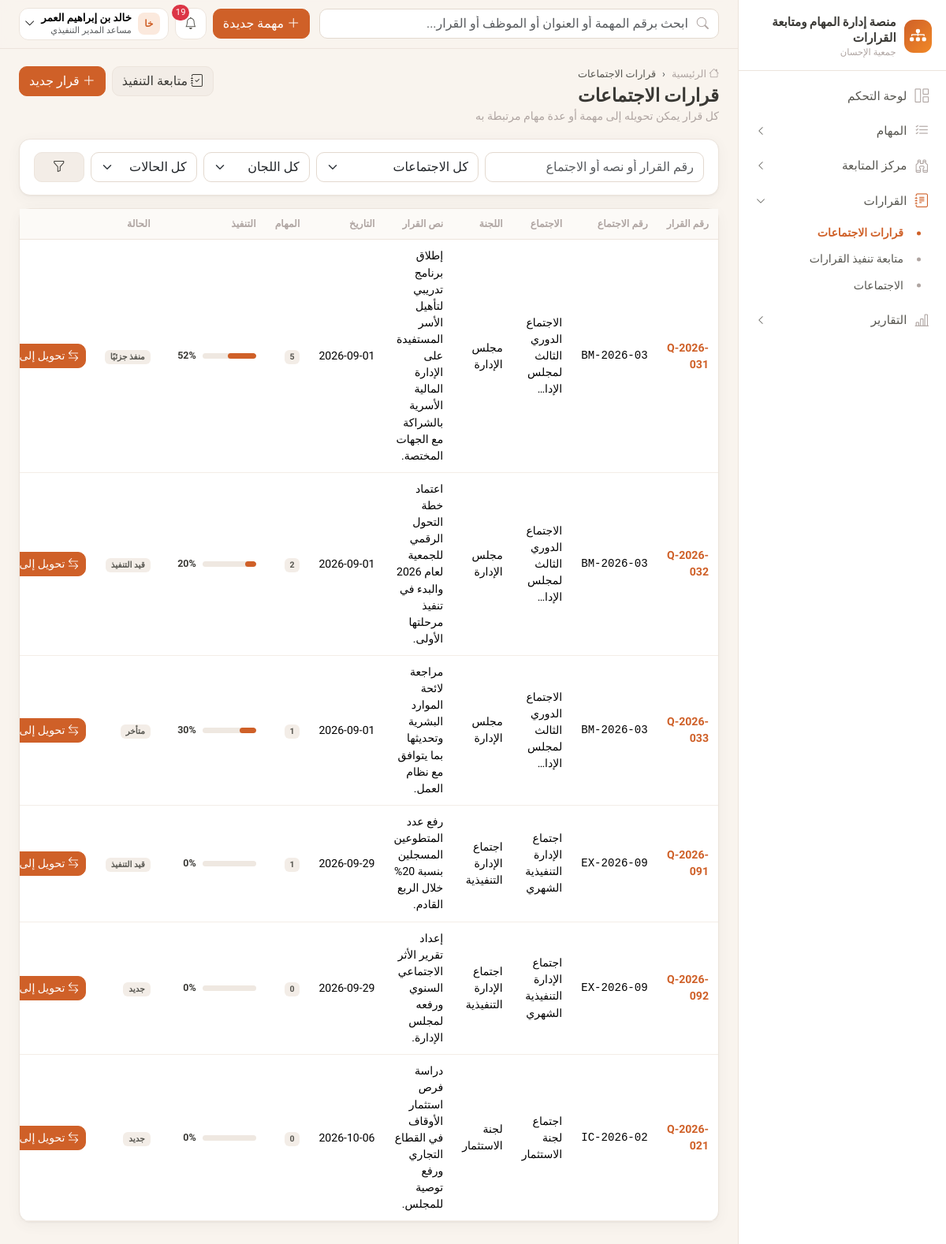
The app's page /decisions/ (signed in) with its own data.
### apps/accounts/models.py (models this page shows, shortened)
class User(AbstractBaseUser, PermissionsMixin):
    email = models.EmailField("البريد الإلكتروني", unique=True)
    phone = models.CharField("رقم الجوال", max_length=20, unique=True, null=True, blank=True)
    full_name = models.CharField("الاسم الكامل", max_length=150)
    role = models.ForeignKey(Role, verbose_name="الدور", on_delete=models.PROTECT, null=True, related_name="users")
    is_active = models.BooleanField("الحساب نشط", default=True)
    is_staff = models.BooleanField(default=False)
    date_joined = models.DateTimeField(default=timezone.now)
    failed_login_count = models.PositiveSmallIntegerField(default=0)
    locked_until = models.DateTimeField(null=True, blank=True)
    otp_enabled = models.BooleanField("تفعيل التحقق الثنائي", default=False)
    must_change_password = models.BooleanField(default=False)
    objects = UserManager()
    USERNAME_FIELD = "email"
    EMAIL_FIELD = "email"
    REQUIRED_FIELDS = ["full_name"]
    class Meta:
        db_table = "users"
        verbose_name = "مستخدم"
        indexes = [models.Index(fields=["is_active"])]
    @cached_property
    def permission_codes(self):
        if not self.role_id:
            return frozenset()
        return frozenset(self.role.permissions.values_list("code", flat=True))

class Role(models.Model):
    code = models.CharField("الرمز", max_length=40, unique=True, choices=ROLES)
    name = models.CharField("الاسم", max_length=80)
    description = models.TextField("الوصف", blank=True)
    permissions = models.ManyToManyField(Permission, related_name="roles", blank=True, db_table="role_permissions")
    is_system = models.BooleanField(default=True)
    class Meta:
        db_table = "roles"
        verbose_name = "دور"

### apps/meetings/models.py (models this page shows, shortened)
class MeetingDecision(models.Model):
    class Status(models.TextChoices):
        NEW = "new", "جديد"
        IN_PROGRESS = "in_progress", "قيد التنفيذ"
        PARTIAL = "partial", "منفذ جزئيًا"
        IMPLEMENTED = "implemented", "منفذ"
        DELAYED = "delayed", "متأخر"
        CANCELLED = "cancelled", "ملغى"
    number = models.CharField("رقم القرار", max_length=40, unique=True)
    meeting = models.ForeignKey(Meeting, verbose_name="الاجتماع", on_delete=models.PROTECT, related_name="decisions")
    text = models.TextField("نص القرار")
    decision_date = models.DateField("تاريخ القرار", default=timezone.localdate)
    due_date = models.DateField("الموعد المستهدف للتنفيذ", null=True, blank=True)
    status = models.CharField("حالة القرار", max_length=20, choices=Status.choices, default=Status.NEW)
    followup_owner = models.ForeignKey(
        "organization.Employee", verbose_name="المسؤول عن المتابعة", null=True, blank=True,
        on_delete=models.SET_NULL, related_name="followed_decisions",
    )
    implementation_pct = models.PositiveSmallIntegerField("نسبة التنفيذ", default=0)
    tasks = models.ManyToManyField("tasks.Task", through="DecisionTask", related_name="decisions", blank=True)
    created_by = models.ForeignKey(settings.AUTH_USER_MODEL, null=True, on_delete=models.SET_NULL, related_name="+")
    created_at = models.DateTimeField(auto_now_add=True)
    updated_at = models.DateTimeField(auto_now=True)
    class Meta:
        db_table = "meeting_decisions"
        ordering = ["-decision_date", "-id"]
        indexes = [models.Index(fields=["status"]), models.Index(fields=["meeting", "decision_date"])]
    def get_absolute_url(self):
        return reverse("meetings:decision_detail", args=[self.pk])

class Meeting(models.Model):
    number = models.CharField("رقم الاجتماع", max_length=40, unique=True)
    title = models.CharField("اسم الاجتماع", max_length=250)
    committee = models.CharField("اللجنة", max_length=150)
    date = models.DateField("تاريخ الاجتماع", default=timezone.localdate)
    location = models.CharField("المكان", max_length=150, blank=True)
    notes = models.TextField("ملاحظات", blank=True)
    external_ref = models.CharField("مرجع منصة الاجتماعات", max_length=100, blank=True)
    created_by = models.ForeignKey(settings.AUTH_USER_MODEL, null=True, on_delete=models.SET_NULL, related_name="+")
    created_at = models.DateTimeField(auto_now_add=True)
    class Meta:
        db_table = "meetings"
        ordering = ["-date", "-id"]
        indexes = [models.Index(fields=["committee", "date"])]

### apps/meetings/views.py (the view)
# urls.py: path("", views.decisions_list, name="decisions"),
@perm_required("decisions.view")
def decisions_list(request):
    qs = MeetingDecision.objects.select_related("meeting", "followup_owner").annotate(task_count=Count("tasks"))
    q = request.GET.get("q", "").strip()
    if q:
        qs = qs.filter(Q(number__icontains=q) | Q(text__icontains=q) | Q(meeting__title__icontains=q) | Q(meeting__number__icontains=q))
    if request.GET.get("meeting"):
        qs = qs.filter(meeting_id=request.GET["meeting"])
    if request.GET.get("status"):
        qs = qs.filter(status=request.GET["status"])
    if request.GET.get("committee"):
        qs = qs.filter(meeting__committee=request.GET["committee"])
    page = Paginator(qs, 20).get_page(request.GET.get("page"))
    return render(request, "meetings/decisions.html", {
        "page_obj": page, "meetings": Meeting.objects.all(), "statuses": MeetingDecision.Status.choices,
        "committees": Meeting.objects.values_list("committee", flat=True).distinct(),
    })

### apps/core/branding.py (called while the page is built)
def get_org():
    return get_setting("organization")

### apps/core/context_processors.py (called while the page is built)
def platform(request):
    org = get_org()
    ctx = {
        "ORG": org,
        "PLATFORM_NAME": org.get("platform_name") or "منصة إدارة المهام ومتابعة القرارات",
        "ORG_NAME": org.get("name"),
        "ORG_SHORT": org.get("short_name") or org.get("name"),
    }
    user = getattr(request, "user", None)
    if user and user.is_authenticated:
        from apps.notifications.models import Notification
        unread = Notification.objects.filter(recipient=user, is_read=False)
        ctx.update({
            "menu": build_menu(request),
            "unread_count": unread.count(),
            "latest_notifications": Notification.objects.filter(recipient=user).select_related("task")[:6],
            "current_employee": getattr(user, "employee", None),
        })
    return ctx

### apps/core/menu.py (called while the page is built)
def _visible(item, user):
    if item.get("perm") and not has_perm(user, item["perm"]):
        return False
    if item.get("needs_employee") and not getattr(user, "employee", None):
        return False
    return True

### apps/core/permissions.py (called while the page is built)
def has_perm(user, code):
    if not user or not user.is_authenticated or not user.is_active:
        return False
    if user.is_superuser:
        return True
    return code in user.permission_codes

def perm_required(*codes, any_of=False):
    def decorator(view):
        @wraps(view)
        def wrapper(request, *args, **kwargs):
            if not request.user.is_authenticated:
                from django.contrib.auth.views import redirect_to_login
                return redirect_to_login(request.get_full_path())
            checks = [has_perm(request.user, c) for c in codes]
            if (any_of and not any(checks)) or (not any_of and not all(checks)):
                raise PermissionDenied("ليس لديك صلاحية للوصول إلى هذه الصفحة")
            return view(request, *args, **kwargs)
        return wrapper
    return decorator

### apps/core/templatetags/ui.py (called while the page is built)
@register.filter
def can(user, code):
    return has_perm(user, code)

@register.filter
def initials(name):
    parts = (name or "").split()
    if not parts:
        return "؟"
    return parts[0][:1] + (parts[-1][:1] if len(parts) > 1 else "")

@register.filter
def since(dt):
    if not dt:
        return "—"
    delta = timezone.now() - dt
    if delta.days >= 1:
        return f"منذ {delta.days} يوم"
    hours = delta.seconds // 3600
    if hours:
        return f"منذ {hours} ساعة"
    minutes = delta.seconds // 60
    return f"منذ {minutes} دقيقة" if minutes else "الآن"

### templates/meetings/decisions.html (shortened to what this page needs)
{% extends "base.html" %}
{% load ui %}
{% block breadcrumbs %}<li class="breadcrumb-item active">قرارات الاجتماعات</li>{% endblock %}
{% block page_title %}قرارات الاجتماعات{% endblock %}
{% block page_sub %}كل قرار يمكن تحويله إلى مهمة أو عدة مهام مرتبطة به{% endblock %}
{% block page_actions %}
  <a href="{% url 'meetings:tracking' %}" class="btn btn-soft"><i class="bi bi-journal-check"></i> متابعة التنفيذ</a>
  {% if user|can:"decisions.manage" %}<a href="{% url 'meetings:decision_create' %}" class="btn btn-brand"><i class="bi bi-plus-lg"></i> قرار جديد</a>{% endif %}
{% endblock %}
{% block content %}
<div class="card mb-3"><div class="card-body">
  <form class="row g-2">
    <div class="col-md-4"><input class="form-control" name="q" value="{{ request.GET.q }}" placeholder="رقم القرار أو نصه أو الاجتماع"></div>
    <div class="col-md-3"><select name="meeting" class="form-select"><option value="">كل الاجتماعات</option></select></div>
    <div class="col-md-2"><select name="committee" class="form-select"><option value="">كل اللجان</option>{% for c in committees %}<option {% if request.GET.committee == c %}selected{% endif %}>{{ c }}</option>{% endfor %}</select></div>
    <div class="col-md-2"><select name="status" class="form-select"><option value="">كل الحالات</option></select></div>
    <div class="col-md-1"><button class="btn btn-soft w-100"><i class="bi bi-funnel"></i></button></div>
  </form>
</div></div>
<div class="card">
  <div class="table-responsive"><table class="table table-hover">
    <thead><tr><th>رقم القرار</th><th>رقم الاجتماع</th><th>الاجتماع</th><th>اللجنة</th><th>نص القرار</th><th>التاريخ</th><th>المهام</th><th>التنفيذ</th><th>الحالة</th><th></th></tr></thead>
    <tbody>{% for d in page_obj %}<tr>
      <td><a href="{{ d.get_absolute_url }}" class="fw-bold">{{ d.number }}</a></td>
      <td class="task-no">{{ d.meeting.number }}</td><td class="small">{{ d.meeting.title|truncatechars:35 }}</td><td class="small">{{ d.meeting.committee }}</td>
      <td class="small" style="max-width:300px">{{ d.text|truncatechars:110 }}</td><td class="small text-nowrap">{{ d.decision_date|date:"Y-m-d" }}</td>
      <td><span class="badge badge-soft">{{ d.task_count }}</span></td>
      <td style="min-width:120px">{% progress_bar d.implementation_pct %}</td>
      <td><span class="badge badge-soft">{{ d.get_status_display }}</span></td>
      <td class="text-nowrap">{% if user|can:"decisions.manage" and d.status != 'cancelled' %}<a href="{% url 'meetings:convert' d.pk %}" class="btn btn-brand btn-sm"><i class="bi bi-arrow-left-right"></i> تحويل إلى مهمة</a>{% endif %}</td>
    </tr>{% empty %}<tr><td colspan="10">{% include "partials/empty.html" with icon="bi-journal" title="لا توجد قرارات" %}</td></tr>{% endfor %}</tbody>
  </table></div>
</div>
{% endblock %}

### templates/base.html (shortened to what this page needs)
{% load static ui %}<!doctype html>
<html lang="ar" dir="rtl">
<head>
  <link rel="stylesheet" href="https://cdn.jsdelivr.net/npm/bootstrap@5.3.3/dist/css/bootstrap.rtl.min.css">
  <link rel="stylesheet" href="https://cdn.jsdelivr.net/npm/bootstrap-icons@1.11.3/font/bootstrap-icons.min.css">
  <link rel="stylesheet" href="https://cdn.jsdelivr.net/npm/tom-select@2.3.1/dist/css/tom-select.bootstrap5.min.css">
  <link rel="stylesheet" href="{% static 'css/app.css' %}">
</head>
<body>
{% block body %}
<div class="app-shell">
  <aside class="sidebar" aria-label="القائمة الرئيسية">
    <div class="brand-box">
      {% if ORG.logo %}<img src="{% url 'branding_logo' %}" alt="" style="width:42px;height:42px;object-fit:contain;border-radius:10px">{% else %}<div class="brand-logo"><i class="bi bi-diagram-3-fill"></i></div>{% endif %}
      <div>
        <div class="brand-title">{{ PLATFORM_NAME }}</div>
        <div class="brand-sub">{{ ORG_SHORT }}</div>
      </div>
    </div>
    <nav>
      {% for item in menu %}
        {% if item.children %}
          <button class="nav-group-btn {% if item.active %}active{% endif %}" data-bs-toggle="collapse" data-bs-target="#nav-{{ forloop.counter }}" aria-expanded="{% if item.active %}true{% else %}false{% endif %}">
            <i class="bi {{ item.icon }}"></i><span>{{ item.label }}</span><i class="bi bi-chevron-left chev"></i>
          </button>
          <div class="collapse {% if item.active %}show{% endif %}" id="nav-{{ forloop.counter }}">
            <div class="nav-sub">
              {% for c in item.children %}<a href="{{ c.url }}" class="{% if c.active %}active{% endif %}">{{ c.label }}</a>{% endfor %}
            </div>
          </div>
        {% else %}
          <a class="nav-item-link {% if item.active %}active{% endif %}" href="{{ item.url }}"><i class="bi {{ item.icon }}"></i><span>{{ item.label }}</span></a>
        {% endif %}
      {% endfor %}
    </nav>
  </aside>
  <div class="main">
    <header class="topbar">
      <form class="search" action="{% url 'tasks:search' %}" method="get" role="search">
        <i class="bi bi-search"></i>
        <input class="form-control" type="search" name="q" value="{{ request.GET.q|default:'' }}" placeholder="ابحث برقم المهمة أو العنوان أو الموظف أو القرار...">
      </form>
      <div class="ms-auto d-flex align-items-center gap-2">
        {% if user|can:"tasks.create" %}
        <a href="{% url 'tasks:create' %}" class="btn btn-brand d-none d-md-inline-flex align-items-center gap-1"><i class="bi bi-plus-lg"></i> مهمة جديدة</a>
        {% endif %}
        <div class="dropdown">
          <button class="top-icon" data-bs-toggle="dropdown" aria-label="التنبيهات" data-unread-url="{% url 'notifications:unread_count' %}">
            <i class="bi bi-bell"></i>{% if unread_count %}<span class="dot">{{ unread_count }}</span>{% endif %}
          </button>
        </div>
        <div class="dropdown">
          <button class="user-chip" data-bs-toggle="dropdown">
            <span class="avatar sm">{{ user.full_name|initials }}</span>
            <span class="d-none d-sm-block text-start lh-sm">
              <span class="d-block small fw-semibold">{{ user.full_name }}</span>
              <span class="d-block text-muted" style="font-size:.7rem">{{ user.role.name|default:"—" }}</span>
            </span>
            <i class="bi bi-chevron-down small"></i>
          </button>
        </div>
      </div>
    </header>
    <main class="content">
      <div class="page-head">
        <div>
          <nav aria-label="breadcrumb"><ol class="breadcrumb">
            <li class="breadcrumb-item"><a href="{% url 'dashboard:home' %}"><i class="bi bi-house"></i> الرئيسية</a></li>
            {% block breadcrumbs %}{% endblock %}
          </ol></nav>
          <h1>{% block page_title %}{% endblock %}</h1>
          <div class="sub">{% block page_sub %}{% endblock %}</div>
        </div>
        <div class="d-flex gap-2 flex-wrap no-print">{% block page_actions %}{% endblock %}</div>
      </div>
      {% block content %}{% endblock %}
    </main>
  </div>
</div>
{% endblock %}
<div class="toast-container position-fixed bottom-0 start-0 p-3">
</div>
</body>
</html>

### records on screen
User: full_name|initials "خا", full_name "خالد بن إبراهيم العمر", role.name "مساعد المدير التنفيذي"
MeetingDecision: number "Q-2026-031", meeting.number "BM-2026-03", meeting "الاجتماع الدوري الثالث لمجلس الإدا…", meeting.committee "مجلس الإدارة", text "إطلاق برنامج تدريبي لتأهيل الأسر المستفيدة على الإدارة المالية الأسرية بالشراكة مع الجهات المختصة.", decision_date "2026-09-01", task_count "5", implementation_pct "52%", status "منفذ جزئيًا", shows "تحويل إلى…"
MeetingDecision: number "Q-2026-032", meeting.number "BM-2026-03", meeting "الاجتماع الدوري الثالث لمجلس الإدا…", meeting.committee "مجلس الإدارة", text "اعتماد خطة التحول الرقمي للجمعية لعام 2026 والبدء في تنفيذ مرحلتها الأولى.", decision_date "2026-09-01", task_count "2", implementation_pct "20%", status "قيد التنفيذ", shows "تحويل إلى…"
MeetingDecision: number "Q-2026-033", meeting.number "BM-2026-03", meeting "الاجتماع الدوري الثالث لمجلس الإدا…", meeting.committee "مجلس الإدارة", text "مراجعة لائحة الموارد البشرية وتحديثها بما يتوافق مع نظام العمل.", decision_date "2026-09-01", task_count "1", implementation_pct "30%", status "متأخر", shows "تحويل إلى…"
MeetingDecision: number "Q-2026-091", meeting.number "EX-2026-09", meeting "اجتماع الإدارة التنفيذية الشهري", meeting.committee "اجتماع الإدارة التنفيذية", text "رفع عدد المتطوعين المسجلين بنسبة 20% خلال الربع القادم.", decision_date "2026-09-29", task_count "1", implementation_pct "0%", status "قيد التنفيذ", shows "تحويل إلى…"
MeetingDecision: number "Q-2026-092", meeting.number "EX-2026-09", meeting "اجتماع الإدارة التنفيذية الشهري", meeting.committee "اجتماع الإدارة التنفيذية", text "إعداد تقرير الأثر الاجتماعي السنوي ورفعه لمجلس الإدارة.", decision_date "2026-09-29", task_count "0", implementation_pct "0%", status "جديد", shows "تحويل إلى…"
MeetingDecision: number "Q-2026-021", meeting.number "IC-2026-02", meeting "اجتماع لجنة الاستثمار", meeting.committee "لجنة الاستثمار", text "دراسة فرص استثمار الأوقاف في القطاع التجاري ورفع توصية للمجلس.", decision_date "2026-10-06", task_count "0", implementation_pct "0%", status "جديد", shows "تحويل إلى…"

### other values on screen
{{ PLATFORM_NAME }} "منصة إدارة المهام ومتابعة القرارات"
{{ ORG_SHORT }} "جمعية الإحسان"
{{ item.label }} "لوحة التحكم"
{{ item.label }} "المهام" "مركز المتابعة" "القرارات" "التقارير"
{{ c.label }} "قرارات الاجتماعات" "متابعة تنفيذ القرارات" "الاجتماعات"
{{ unread_count }} "19"
